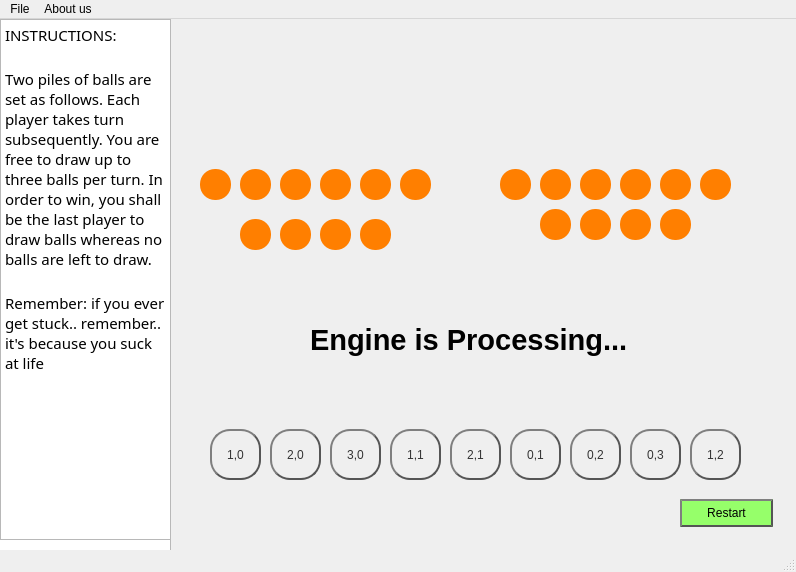
<?xml version="1.0" encoding="UTF-8"?>
<ui version="4.0">
 <class>MainWindow</class>
 <widget class="QMainWindow" name="MainWindow">
  <property name="geometry">
   <rect>
    <x>0</x>
    <y>0</y>
    <width>796</width>
    <height>572</height>
   </rect>
  </property>
  <property name="font">
   <font>
    <pointsize>9</pointsize>
    <weight>75</weight>
    <bold>true</bold>
   </font>
  </property>
  <property name="windowTitle">
   <string>MainWindow</string>
  </property>
  <property name="styleSheet">
   <string notr="true">QToolButton{
color: #FF7F00;
border-radius:15px;
}</string>
  </property>
  <widget class="QWidget" name="centralwidget">
   <widget class="QPushButton" name="one_zero">
    <property name="enabled">
     <bool>true</bool>
    </property>
    <property name="geometry">
     <rect>
      <x>210</x>
      <y>410</y>
      <width>51</width>
      <height>51</height>
     </rect>
    </property>
    <property name="styleSheet">
     <string notr="true">QPushButton {
    color: #333;
    border: 2px solid #555;
    border-radius: 20px;
    border-style: outset;
    background: qradialgradient(
        cx: 0.3, cy: -0.4, fx: 0.3, fy: -0.4,
        radius: 1.35, stop: 0 #fff, stop: 1 #8BD6FF
        );
    padding: 5px;
    }

QPushButton:hover {
    background: qradialgradient(
        cx: 0.3, cy: -0.4, fx: 0.3, fy: -0.4,
        radius: 1.35, stop: 0 #fff, stop: 1 #DBF5C7
        );
    }

QPushButton:pressed {
    border-style: inset;
    background: qradialgradient(
        cx: 0.4, cy: -0.1, fx: 0.4, fy: -0.1,
        radius: 1.35, stop: 0 #fff, stop: 1 #ddd
        );
    }</string>
    </property>
    <property name="text">
     <string>1,0</string>
    </property>
   </widget>
   <widget class="QPushButton" name="two_zero">
    <property name="enabled">
     <bool>true</bool>
    </property>
    <property name="geometry">
     <rect>
      <x>270</x>
      <y>410</y>
      <width>51</width>
      <height>51</height>
     </rect>
    </property>
    <property name="styleSheet">
     <string notr="true">QPushButton {
    color: #333;
    border: 2px solid #555;
    border-radius: 20px;
    border-style: outset;
    background: qradialgradient(
        cx: 0.3, cy: -0.4, fx: 0.3, fy: -0.4,
        radius: 1.35, stop: 0 #fff, stop: 1 #8BD6FF
        );
    padding: 5px;
    }

QPushButton:hover {
    background: qradialgradient(
        cx: 0.3, cy: -0.4, fx: 0.3, fy: -0.4,
        radius: 1.35, stop: 0 #fff, stop: 1 #DBF5C7
        );
    }

QPushButton:pressed {
    border-style: inset;
    background: qradialgradient(
        cx: 0.4, cy: -0.1, fx: 0.4, fy: -0.1,
        radius: 1.35, stop: 0 #fff, stop: 1 #ddd
        );
    }</string>
    </property>
    <property name="text">
     <string>2,0</string>
    </property>
   </widget>
   <widget class="QPushButton" name="three_zero">
    <property name="enabled">
     <bool>true</bool>
    </property>
    <property name="geometry">
     <rect>
      <x>330</x>
      <y>410</y>
      <width>51</width>
      <height>51</height>
     </rect>
    </property>
    <property name="styleSheet">
     <string notr="true">QPushButton {
    color: #333;
    border: 2px solid #555;
    border-radius: 20px;
    border-style: outset;
    background: qradialgradient(
        cx: 0.3, cy: -0.4, fx: 0.3, fy: -0.4,
        radius: 1.35, stop: 0 #fff, stop: 1 #8BD6FF
        );
    padding: 5px;
    }

QPushButton:hover {
    background: qradialgradient(
        cx: 0.3, cy: -0.4, fx: 0.3, fy: -0.4,
        radius: 1.35, stop: 0 #fff, stop: 1 #DBF5C7
        );
    }

QPushButton:pressed {
    border-style: inset;
    background: qradialgradient(
        cx: 0.4, cy: -0.1, fx: 0.4, fy: -0.1,
        radius: 1.35, stop: 0 #fff, stop: 1 #ddd
        );
    }</string>
    </property>
    <property name="text">
     <string>3,0</string>
    </property>
   </widget>
   <widget class="QPushButton" name="one_one">
    <property name="enabled">
     <bool>true</bool>
    </property>
    <property name="geometry">
     <rect>
      <x>390</x>
      <y>410</y>
      <width>51</width>
      <height>51</height>
     </rect>
    </property>
    <property name="styleSheet">
     <string notr="true">QPushButton {
    color: #333;
    border: 2px solid #555;
    border-radius: 20px;
    border-style: outset;
    background: qradialgradient(
        cx: 0.3, cy: -0.4, fx: 0.3, fy: -0.4,
        radius: 1.35, stop: 0 #fff, stop: 1 #8BD6FF
        );
    padding: 5px;
    }

QPushButton:hover {
    background: qradialgradient(
        cx: 0.3, cy: -0.4, fx: 0.3, fy: -0.4,
        radius: 1.35, stop: 0 #fff, stop: 1 #DBF5C7
        );
    }

QPushButton:pressed {
    border-style: inset;
    background: qradialgradient(
        cx: 0.4, cy: -0.1, fx: 0.4, fy: -0.1,
        radius: 1.35, stop: 0 #fff, stop: 1 #ddd
        );
    }</string>
    </property>
    <property name="text">
     <string>1,1</string>
    </property>
   </widget>
   <widget class="QPushButton" name="two_one">
    <property name="enabled">
     <bool>true</bool>
    </property>
    <property name="geometry">
     <rect>
      <x>450</x>
      <y>410</y>
      <width>51</width>
      <height>51</height>
     </rect>
    </property>
    <property name="styleSheet">
     <string notr="true">QPushButton {
    color: #333;
    border: 2px solid #555;
    border-radius: 20px;
    border-style: outset;
    background: qradialgradient(
        cx: 0.3, cy: -0.4, fx: 0.3, fy: -0.4,
        radius: 1.35, stop: 0 #fff, stop: 1 #8BD6FF
        );
    padding: 5px;
    }

QPushButton:hover {
    background: qradialgradient(
        cx: 0.3, cy: -0.4, fx: 0.3, fy: -0.4,
        radius: 1.35, stop: 0 #fff, stop: 1 #DBF5C7
        );
    }

QPushButton:pressed {
    border-style: inset;
    background: qradialgradient(
        cx: 0.4, cy: -0.1, fx: 0.4, fy: -0.1,
        radius: 1.35, stop: 0 #fff, stop: 1 #ddd
        );
    }</string>
    </property>
    <property name="text">
     <string>2,1</string>
    </property>
   </widget>
   <widget class="QPushButton" name="zero_one">
    <property name="enabled">
     <bool>true</bool>
    </property>
    <property name="geometry">
     <rect>
      <x>510</x>
      <y>410</y>
      <width>51</width>
      <height>51</height>
     </rect>
    </property>
    <property name="styleSheet">
     <string notr="true">QPushButton {
    color: #333;
    border: 2px solid #555;
    border-radius: 20px;
    border-style: outset;
    background: qradialgradient(
        cx: 0.3, cy: -0.4, fx: 0.3, fy: -0.4,
        radius: 1.35, stop: 0 #fff, stop: 1 #8BD6FF
        );
    padding: 5px;
    }

QPushButton:hover {
    background: qradialgradient(
        cx: 0.3, cy: -0.4, fx: 0.3, fy: -0.4,
        radius: 1.35, stop: 0 #fff, stop: 1 #DBF5C7
        );
    }

QPushButton:pressed {
    border-style: inset;
    background: qradialgradient(
        cx: 0.4, cy: -0.1, fx: 0.4, fy: -0.1,
        radius: 1.35, stop: 0 #fff, stop: 1 #ddd
        );
    }</string>
    </property>
    <property name="text">
     <string>0,1</string>
    </property>
   </widget>
   <widget class="QPushButton" name="zero_two">
    <property name="enabled">
     <bool>true</bool>
    </property>
    <property name="geometry">
     <rect>
      <x>570</x>
      <y>410</y>
      <width>51</width>
      <height>51</height>
     </rect>
    </property>
    <property name="styleSheet">
     <string notr="true">QPushButton {
    color: #333;
    border: 2px solid #555;
    border-radius: 20px;
    border-style: outset;
    background: qradialgradient(
        cx: 0.3, cy: -0.4, fx: 0.3, fy: -0.4,
        radius: 1.35, stop: 0 #fff, stop: 1 #8BD6FF
        );
    padding: 5px;
    }

QPushButton:hover {
    background: qradialgradient(
        cx: 0.3, cy: -0.4, fx: 0.3, fy: -0.4,
        radius: 1.35, stop: 0 #fff, stop: 1 #DBF5C7
        );
    }

QPushButton:pressed {
    border-style: inset;
    background: qradialgradient(
        cx: 0.4, cy: -0.1, fx: 0.4, fy: -0.1,
        radius: 1.35, stop: 0 #fff, stop: 1 #ddd
        );
    }</string>
    </property>
    <property name="text">
     <string>0,2</string>
    </property>
   </widget>
   <widget class="QPushButton" name="zero_three">
    <property name="enabled">
     <bool>true</bool>
    </property>
    <property name="geometry">
     <rect>
      <x>630</x>
      <y>410</y>
      <width>51</width>
      <height>51</height>
     </rect>
    </property>
    <property name="styleSheet">
     <string notr="true">QPushButton {
    color: #333;
    border: 2px solid #555;
    border-radius: 20px;
    border-style: outset;
    background: qradialgradient(
        cx: 0.3, cy: -0.4, fx: 0.3, fy: -0.4,
        radius: 1.35, stop: 0 #fff, stop: 1 #8BD6FF
        );
    padding: 5px;
    }

QPushButton:hover {
    background: qradialgradient(
        cx: 0.3, cy: -0.4, fx: 0.3, fy: -0.4,
        radius: 1.35, stop: 0 #fff, stop: 1 #DBF5C7
        );
    }

QPushButton:pressed {
    border-style: inset;
    background: qradialgradient(
        cx: 0.4, cy: -0.1, fx: 0.4, fy: -0.1,
        radius: 1.35, stop: 0 #fff, stop: 1 #ddd
        );
    }</string>
    </property>
    <property name="text">
     <string>0,3</string>
    </property>
   </widget>
   <widget class="QPushButton" name="one_two">
    <property name="enabled">
     <bool>true</bool>
    </property>
    <property name="geometry">
     <rect>
      <x>690</x>
      <y>410</y>
      <width>51</width>
      <height>51</height>
     </rect>
    </property>
    <property name="styleSheet">
     <string notr="true">QPushButton {
    color: #333;
    border: 2px solid #555;
    border-radius: 20px;
    border-style: outset;
    background: qradialgradient(
        cx: 0.3, cy: -0.4, fx: 0.3, fy: -0.4,
        radius: 1.35, stop: 0 #fff, stop: 1 #8BD6FF
        );
    padding: 5px;
    }

QPushButton:hover {
    background: qradialgradient(
        cx: 0.3, cy: -0.4, fx: 0.3, fy: -0.4,
        radius: 1.35, stop: 0 #fff, stop: 1 #DBF5C7
        );
    }

QPushButton:pressed {
    border-style: inset;
    background: qradialgradient(
        cx: 0.4, cy: -0.1, fx: 0.4, fy: -0.1,
        radius: 1.35, stop: 0 #fff, stop: 1 #ddd
        );
    }</string>
    </property>
    <property name="text">
     <string>1,2</string>
    </property>
   </widget>
   <widget class="QToolButton" name="rock_10L">
    <property name="geometry">
     <rect>
      <x>200</x>
      <y>150</y>
      <width>31</width>
      <height>31</height>
     </rect>
    </property>
    <property name="styleSheet">
     <string notr="true">QToolButton{
background: #FF7F00;
border-radius:15px;
}</string>
    </property>
    <property name="text">
     <string/>
    </property>
   </widget>
   <widget class="QToolButton" name="rock_9L">
    <property name="geometry">
     <rect>
      <x>240</x>
      <y>150</y>
      <width>31</width>
      <height>31</height>
     </rect>
    </property>
    <property name="styleSheet">
     <string notr="true">QToolButton{
background: #FF7F00;
border-radius:15px;
}</string>
    </property>
    <property name="text">
     <string/>
    </property>
   </widget>
   <widget class="QToolButton" name="rock_8L">
    <property name="geometry">
     <rect>
      <x>280</x>
      <y>150</y>
      <width>31</width>
      <height>31</height>
     </rect>
    </property>
    <property name="styleSheet">
     <string notr="true">QToolButton{
background: #FF7F00;
border-radius:15px;
}</string>
    </property>
    <property name="text">
     <string/>
    </property>
   </widget>
   <widget class="QToolButton" name="rock_7L">
    <property name="geometry">
     <rect>
      <x>320</x>
      <y>150</y>
      <width>31</width>
      <height>31</height>
     </rect>
    </property>
    <property name="styleSheet">
     <string notr="true">QToolButton{
background: #FF7F00;
border-radius:15px;
}</string>
    </property>
    <property name="text">
     <string/>
    </property>
   </widget>
   <widget class="QToolButton" name="rock_8R">
    <property name="geometry">
     <rect>
      <x>580</x>
      <y>150</y>
      <width>31</width>
      <height>31</height>
     </rect>
    </property>
    <property name="styleSheet">
     <string notr="true">QToolButton{
background: #FF7F00;
border-radius:15px;
}</string>
    </property>
    <property name="text">
     <string/>
    </property>
   </widget>
   <widget class="QToolButton" name="rock_6L">
    <property name="geometry">
     <rect>
      <x>360</x>
      <y>150</y>
      <width>31</width>
      <height>31</height>
     </rect>
    </property>
    <property name="styleSheet">
     <string notr="true">QToolButton{
background: #FF7F00;
border-radius:15px;
}</string>
    </property>
    <property name="text">
     <string/>
    </property>
   </widget>
   <widget class="QToolButton" name="rock_10R">
    <property name="geometry">
     <rect>
      <x>500</x>
      <y>150</y>
      <width>31</width>
      <height>31</height>
     </rect>
    </property>
    <property name="styleSheet">
     <string notr="true">QToolButton{
background: #FF7F00;
border-radius:15px;
}</string>
    </property>
    <property name="text">
     <string/>
    </property>
   </widget>
   <widget class="QToolButton" name="rock_9R">
    <property name="geometry">
     <rect>
      <x>540</x>
      <y>150</y>
      <width>31</width>
      <height>31</height>
     </rect>
    </property>
    <property name="styleSheet">
     <string notr="true">QToolButton{
background: #FF7F00;
border-radius:15px;
}</string>
    </property>
    <property name="text">
     <string/>
    </property>
   </widget>
   <widget class="QToolButton" name="rock_7R">
    <property name="geometry">
     <rect>
      <x>620</x>
      <y>150</y>
      <width>31</width>
      <height>31</height>
     </rect>
    </property>
    <property name="styleSheet">
     <string notr="true">QToolButton{
background: #FF7F00;
border-radius:15px;
}</string>
    </property>
    <property name="text">
     <string/>
    </property>
   </widget>
   <widget class="QToolButton" name="rock_5R">
    <property name="geometry">
     <rect>
      <x>700</x>
      <y>150</y>
      <width>31</width>
      <height>31</height>
     </rect>
    </property>
    <property name="styleSheet">
     <string notr="true">QToolButton{
background: #FF7F00;
border-radius:15px;
}</string>
    </property>
    <property name="text">
     <string/>
    </property>
   </widget>
   <widget class="QToolButton" name="rock_6R">
    <property name="geometry">
     <rect>
      <x>660</x>
      <y>150</y>
      <width>31</width>
      <height>31</height>
     </rect>
    </property>
    <property name="styleSheet">
     <string notr="true">QToolButton{
background: #FF7F00;
border-radius:15px;
}</string>
    </property>
    <property name="text">
     <string/>
    </property>
   </widget>
   <widget class="QToolButton" name="rock_5L">
    <property name="geometry">
     <rect>
      <x>400</x>
      <y>150</y>
      <width>31</width>
      <height>31</height>
     </rect>
    </property>
    <property name="styleSheet">
     <string notr="true">QToolButton{
background: #FF7F00;
border-radius:15px;
}</string>
    </property>
    <property name="text">
     <string/>
    </property>
   </widget>
   <widget class="QToolButton" name="rock_1R">
    <property name="geometry">
     <rect>
      <x>660</x>
      <y>190</y>
      <width>31</width>
      <height>31</height>
     </rect>
    </property>
    <property name="styleSheet">
     <string notr="true">QToolButton{
background: #FF7F00;
border-radius:15px;
}</string>
    </property>
    <property name="text">
     <string/>
    </property>
   </widget>
   <widget class="QToolButton" name="rock_2R">
    <property name="geometry">
     <rect>
      <x>620</x>
      <y>190</y>
      <width>31</width>
      <height>31</height>
     </rect>
    </property>
    <property name="styleSheet">
     <string notr="true">QToolButton{
background: #FF7F00;
border-radius:15px;
}</string>
    </property>
    <property name="text">
     <string/>
    </property>
   </widget>
   <widget class="QToolButton" name="rock_4R">
    <property name="geometry">
     <rect>
      <x>540</x>
      <y>190</y>
      <width>31</width>
      <height>31</height>
     </rect>
    </property>
    <property name="styleSheet">
     <string notr="true">QToolButton{
background: #FF7F00;
border-radius:15px;
}</string>
    </property>
    <property name="text">
     <string/>
    </property>
   </widget>
   <widget class="QToolButton" name="rock_1L">
    <property name="geometry">
     <rect>
      <x>360</x>
      <y>200</y>
      <width>31</width>
      <height>31</height>
     </rect>
    </property>
    <property name="styleSheet">
     <string notr="true">QToolButton{
background: #FF7F00;
border-radius:15px;
}</string>
    </property>
    <property name="text">
     <string/>
    </property>
   </widget>
   <widget class="QToolButton" name="rock_2L">
    <property name="geometry">
     <rect>
      <x>320</x>
      <y>200</y>
      <width>31</width>
      <height>31</height>
     </rect>
    </property>
    <property name="styleSheet">
     <string notr="true">QToolButton{
background: #FF7F00;
border-radius:15px;
}</string>
    </property>
    <property name="text">
     <string/>
    </property>
   </widget>
   <widget class="QToolButton" name="rock_4L">
    <property name="geometry">
     <rect>
      <x>240</x>
      <y>200</y>
      <width>31</width>
      <height>31</height>
     </rect>
    </property>
    <property name="styleSheet">
     <string notr="true">QToolButton{
background: #FF7F00;
border-radius:15px;
}</string>
    </property>
    <property name="text">
     <string/>
    </property>
   </widget>
   <widget class="QToolButton" name="rock_3L">
    <property name="geometry">
     <rect>
      <x>280</x>
      <y>200</y>
      <width>31</width>
      <height>31</height>
     </rect>
    </property>
    <property name="styleSheet">
     <string notr="true">QToolButton{
background: #FF7F00;
border-radius:15px;
}</string>
    </property>
    <property name="text">
     <string/>
    </property>
   </widget>
   <widget class="QListView" name="listView">
    <property name="geometry">
     <rect>
      <x>-10</x>
      <y>-10</y>
      <width>181</width>
      <height>571</height>
     </rect>
    </property>
   </widget>
   <widget class="QToolButton" name="rock_3R">
    <property name="geometry">
     <rect>
      <x>580</x>
      <y>190</y>
      <width>31</width>
      <height>31</height>
     </rect>
    </property>
    <property name="styleSheet">
     <string notr="true">QToolButton{
background: #FF7F00;
border-radius:15px;
}</string>
    </property>
    <property name="text">
     <string/>
    </property>
   </widget>
   <widget class="QPushButton" name="pushButton">
    <property name="geometry">
     <rect>
      <x>680</x>
      <y>480</y>
      <width>93</width>
      <height>28</height>
     </rect>
    </property>
    <property name="styleSheet">
     <string notr="true">QPushButton {
    color: #F62AC;
    border: 2px solid #555;
    border-radius: 20px;
    border-style: outset;
    background: #96FF6A;
    padding: 5px;
    }

QPushButton:hover {
    background: qradialgradient(
        cx: 0.3, cy: -0.4, fx: 0.3, fy: -0.4,
        radius: 1.35, stop: 0 #fff, stop: 1 #DBF5C7
        );
    }

QPushButton:pressed {
    border-style: inset;
    background: qradialgradient(
        cx: 0.4, cy: -0.1, fx: 0.4, fy: -0.1,
        radius: 1.35, stop: 0 #fff, stop: 1 #ddd
        );
    }</string>
    </property>
    <property name="text">
     <string>Restart</string>
    </property>
   </widget>
   <widget class="QPlainTextEdit" name="plainTextEdit">
    <property name="geometry">
     <rect>
      <x>0</x>
      <y>0</y>
      <width>171</width>
      <height>521</height>
     </rect>
    </property>
    <property name="font">
     <font>
      <family>Yu Gothic UI Light</family>
      <pointsize>11</pointsize>
      <weight>50</weight>
      <bold>false</bold>
     </font>
    </property>
    <property name="autoFillBackground">
     <bool>false</bool>
    </property>
    <property name="plainText">
     <string>INSTRUCTIONS:

Two piles of balls are set as follows. Each player takes turn subsequently. You are free to draw up to three balls per turn. In order to win, you shall be the last player to draw balls whereas no balls are left to draw.

Remember: if you ever get stuck.. remember.. it's because you suck at life</string>
    </property>
   </widget>
   <widget class="QLabel" name="label">
    <property name="geometry">
     <rect>
      <x>310</x>
      <y>290</y>
      <width>401</width>
      <height>61</height>
     </rect>
    </property>
    <property name="font">
     <font>
      <pointsize>22</pointsize>
      <weight>75</weight>
      <bold>true</bold>
     </font>
    </property>
    <property name="styleSheet">
     <string notr="true">QLabel{
background:#00FFFFFF;
}</string>
    </property>
    <property name="text">
     <string>Engine is Processing...</string>
    </property>
   </widget>
   <zorder>listView</zorder>
   <zorder>one_zero</zorder>
   <zorder>two_zero</zorder>
   <zorder>three_zero</zorder>
   <zorder>one_one</zorder>
   <zorder>two_one</zorder>
   <zorder>zero_one</zorder>
   <zorder>zero_two</zorder>
   <zorder>zero_three</zorder>
   <zorder>one_two</zorder>
   <zorder>rock_10L</zorder>
   <zorder>rock_9L</zorder>
   <zorder>rock_8L</zorder>
   <zorder>rock_7L</zorder>
   <zorder>rock_8R</zorder>
   <zorder>rock_6L</zorder>
   <zorder>rock_10R</zorder>
   <zorder>rock_9R</zorder>
   <zorder>rock_7R</zorder>
   <zorder>rock_5R</zorder>
   <zorder>rock_6R</zorder>
   <zorder>rock_5L</zorder>
   <zorder>rock_1R</zorder>
   <zorder>rock_2R</zorder>
   <zorder>rock_4R</zorder>
   <zorder>rock_1L</zorder>
   <zorder>rock_2L</zorder>
   <zorder>rock_4L</zorder>
   <zorder>rock_3L</zorder>
   <zorder>rock_3R</zorder>
   <zorder>pushButton</zorder>
   <zorder>plainTextEdit</zorder>
   <zorder>label</zorder>
  </widget>
  <widget class="QMenuBar" name="menubar">
   <property name="geometry">
    <rect>
     <x>0</x>
     <y>0</y>
     <width>796</width>
     <height>26</height>
    </rect>
   </property>
   <widget class="QMenu" name="menuFile">
    <property name="title">
     <string>File</string>
    </property>
   </widget>
   <widget class="QMenu" name="menuAbout_us">
    <property name="title">
     <string>About us</string>
    </property>
   </widget>
   <addaction name="menuFile"/>
   <addaction name="menuAbout_us"/>
  </widget>
  <widget class="QStatusBar" name="statusbar"/>
 </widget>
 <resources/>
 <connections/>
</ui>
